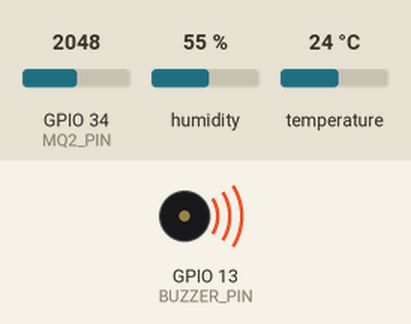
Bench run of a program on a simulated ESP32. Parts: buzzer (waves = sounding, pin HIGH). Inputs (shaded band) come from the test bench; at power-on: GPIO 34 (MQ2_PIN) = 2048, temperature 24 °C, humidity 55 %. WiFi joins after 1.5 s; servers stay silent unless stated; I2S audio is not simulated (input reads silence); what the program prints to the serial monitor is not drawn.

Above: at 2.7 s.
2.8 s: GPIO 34 (MQ2_PIN) set to 1569
4.7 s: GPIO 34 (MQ2_PIN) set to 1442
At 6.4 s:
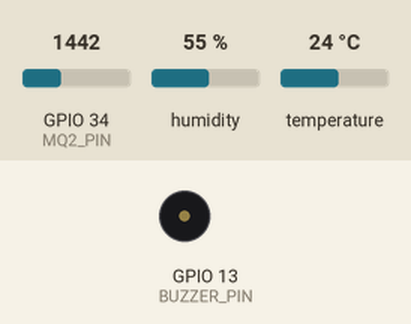
9.5 s: temperature set to 33 °C
11.7 s: temperature set to 36 °C
At 14.6 s:
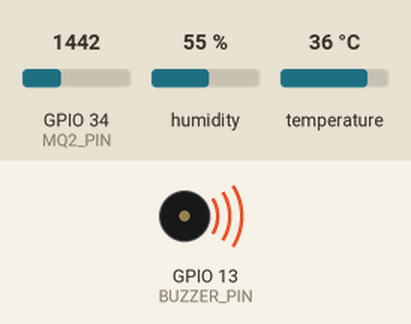
15.0 s: temperature set to 12 °C
At 16.9 s:
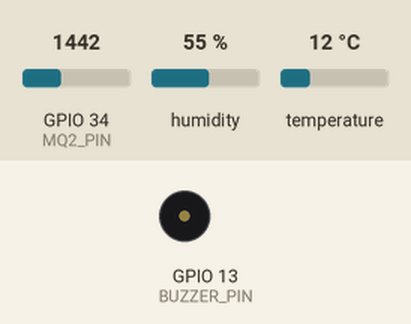
Timing chart, 0 to 18.4 s (numbered marks = the images above; inputs shaded):
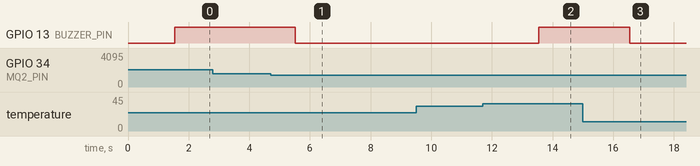

Measured:
- the behaviour switches between 1500 and 1499 on GPIO 34 (MQ2_PIN) (found by bisection; images 0 and 1)
- the behaviour switches between 34 and 35 °C on temperature (found by bisection; images 1 and 2)
- after the input at 2.8 s, every drawn part: stays the same
- after the input at 4.7 s, GPIO 13 (BUZZER_PIN): HIGH → LOW after 0.82 s
- after the input at 9.5 s, every drawn part: stays the same
- after the input at 11.7 s, GPIO 13 (BUZZER_PIN): LOW → HIGH after 1.8 s
- after the input at 15.0 s, GPIO 13 (BUZZER_PIN): HIGH → LOW after 1.5 s

The program:

main.cpp
```cpp
#include <Arduino.h>
#include <WiFi.h>
#include <WebSocketsServer.h>
#include <DHT.h>
#include <driver/i2s.h>
#include <math.h>

// ================== CONFIGURAÇÕES DE WI-FI ==================
const char* WIFI_SSID = "REDE";
const char* WIFI_PASS = "SENHA";

// ================== PINAGEM DO ESP32 ==================
#define DHT_PIN      4
#define DHT_TYPE     DHT11
#define MQ2_PIN      34   // Usar ADC1 (32-39), pois ADC2 conflita com o Wi-Fi
#define BUZZER_PIN   13

// Pinos do microfone I2S INMP441 (L/R ligado ao GND)
#define I2S_WS       25
#define I2S_SD       33
#define I2S_SCK      26
#define I2S_PORT     I2S_NUM_0

// ================== LIMITES DE ALERTA ==================
const float TEMP_THRESHOLD  = 35.0;  // em °C
const int   GAS_THRESHOLD   = 1500;  // ADC de 0 a 4095
const float SOUND_THRESHOLD = 80.0;  // nível sonoro experimental

// ================== OBJETOS E VARIÁVEIS ==================
DHT dht(DHT_PIN, DHT_TYPE);
WebSocketsServer webSocket = WebSocketsServer(81);

unsigned long lastSend = 0;
const unsigned long SEND_INTERVAL = 1000; // Envia a cada 1 segundo

// ================== CONFIGURAÇÃO DO INMP441 (I2S) ==================
void setupI2S() {
  const i2s_config_t i2s_config = {
    .mode = (i2s_mode_t)(I2S_MODE_MASTER | I2S_MODE_RX),
    .sample_rate = 16000,
    .bits_per_sample = I2S_BITS_PER_SAMPLE_32BIT,
    .channel_format = I2S_CHANNEL_FMT_ONLY_LEFT,
    .communication_format = I2S_COMM_FORMAT_STAND_I2S,
    .intr_alloc_flags = ESP_INTR_FLAG_LEVEL1,
    .dma_buf_count = 4,
    .dma_buf_len = 256,
    .use_apll = false
  };

  const i2s_pin_config_t pin_config = {
    .bck_io_num = I2S_SCK,
    .ws_io_num = I2S_WS,
    .data_out_num = I2S_PIN_NO_CHANGE,
    .data_in_num = I2S_SD
  };

  i2s_driver_install(I2S_PORT, &i2s_config, 0, NULL);
  i2s_set_pin(I2S_PORT, &pin_config);
}

// Calcula uma estimativa experimental de nível sonoro a partir do RMS
float readSoundLevel() {
  const int SAMPLES = 256;
  int32_t buffer[SAMPLES];
  size_t bytesRead = 0;

  i2s_read(I2S_PORT, &buffer, sizeof(buffer), &bytesRead, 50 / portTICK_PERIOD_MS);
  int count = bytesRead / sizeof(int32_t);
  if (count == 0) return 0.0;

  double sumSq = 0;
  for (int i = 0; i < count; i++) {
    // INMP441 entrega 24 bits úteis alinhados à esquerda em 32 bits
    int32_t sample = buffer[i] >> 8;
    sumSq += (double)sample * (double)sample;
  }

  double rms = sqrt(sumSq / count);
  if (rms < 1.0) rms = 1.0;

  // Escala logarítmica experimental,não calibrada
  float dbEstimate = 20.0 * log10(rms) - 30.0;
  return (dbEstimate < 0) ? 0.0 : dbEstimate;
}

void webSocketEvent(uint8_t num, WStype_t type, uint8_t* payload, size_t length) {
  if (type == WStype_CONNECTED) {
    Serial.printf("Cliente [%u] conectado ao dashboard.\n", num);
  } else if (type == WStype_DISCONNECTED) {
    Serial.printf("Cliente [%u] desconectado.\n", num);
  }
}

void setup() {
  Serial.begin(115200);

  pinMode(BUZZER_PIN, OUTPUT);
  digitalWrite(BUZZER_PIN, LOW);

  dht.begin();
  setupI2S();

  // Conexão Wi-Fi
  WiFi.begin(WIFI_SSID, WIFI_PASS);
  Serial.print("Conectando ao Wi-Fi");
  while (WiFi.status() != WL_CONNECTED) {
    delay(500);
    Serial.print(".");
  }
  Serial.println("\nConectado!");
  Serial.print("IP do ESP32: ");
  Serial.println(WiFi.localIP());

  // Inicia servidor WebSocket na porta 81
  webSocket.begin();
  webSocket.onEvent(webSocketEvent);
}

void loop() {
  webSocket.loop();

  if (millis() - lastSend >= SEND_INTERVAL) {
    lastSend = millis();

    float temp = dht.readTemperature();
    float hum  = dht.readHumidity();
    int   gas  = analogRead(MQ2_PIN);
    float sound = readSoundLevel();

    // Evita enviar NaN (pq quebra o JSON no navegador) se o DHT11 falhar
    if (isnan(temp)) temp = 0.0;
    if (isnan(hum))  hum  = 0.0;

    // Logica de acionamento do buzzer
    bool alert = (temp >= TEMP_THRESHOLD) ||
                 (gas >= GAS_THRESHOLD) ||
                 (sound >= SOUND_THRESHOLD);

    digitalWrite(BUZZER_PIN, alert ? HIGH : LOW);

    // Monta o JSON
    char json[160];
    snprintf(json, sizeof(json),
             "{\"temp\":%.1f,\"hum\":%.0f,\"gas\":%d,\"sound\":%.1f,\"buzzer\":%s}",
             temp, hum, gas, sound, alert ? "true" : "false");

    webSocket.broadcastTXT(json);
    Serial.println(json);
  }
}
```
